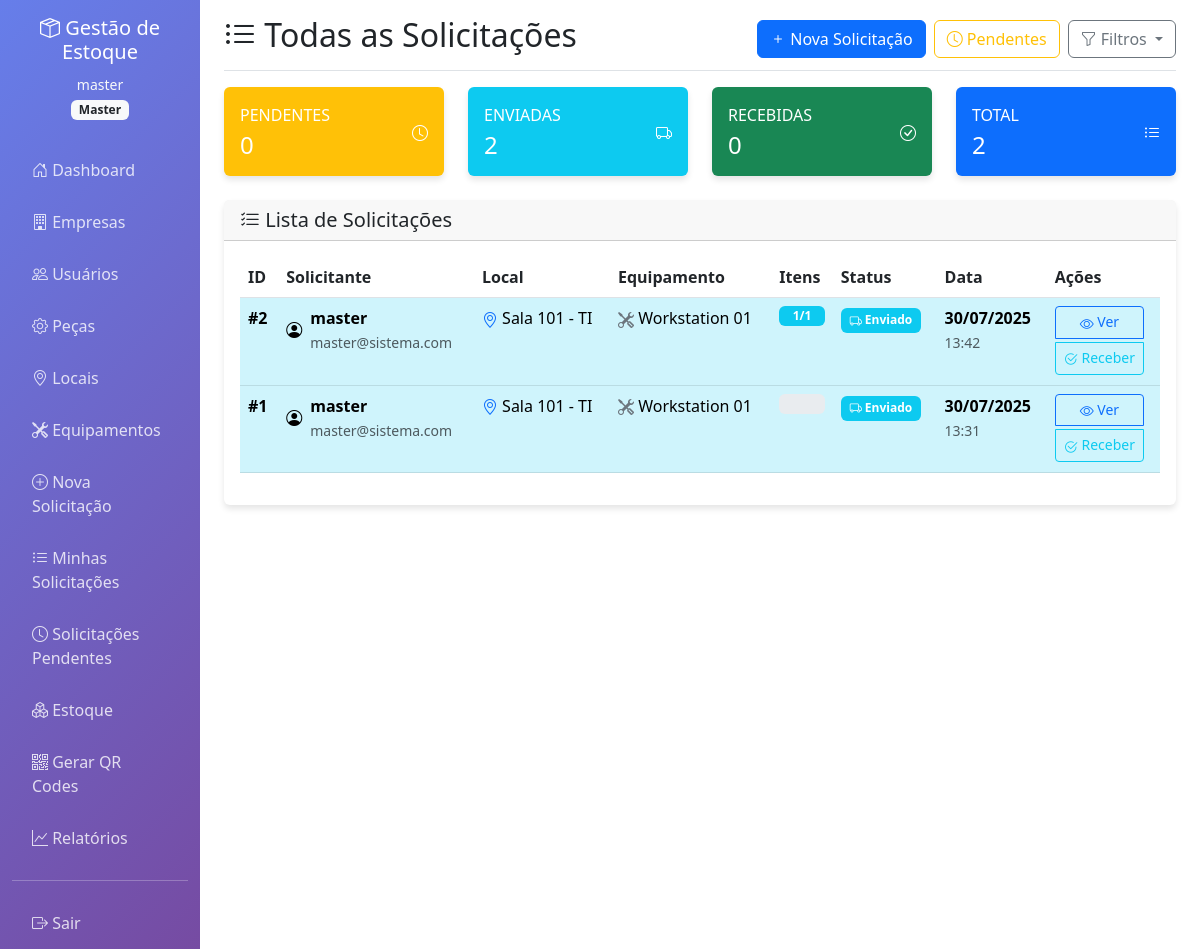
The app's page /requests/mine (signed in), older data.
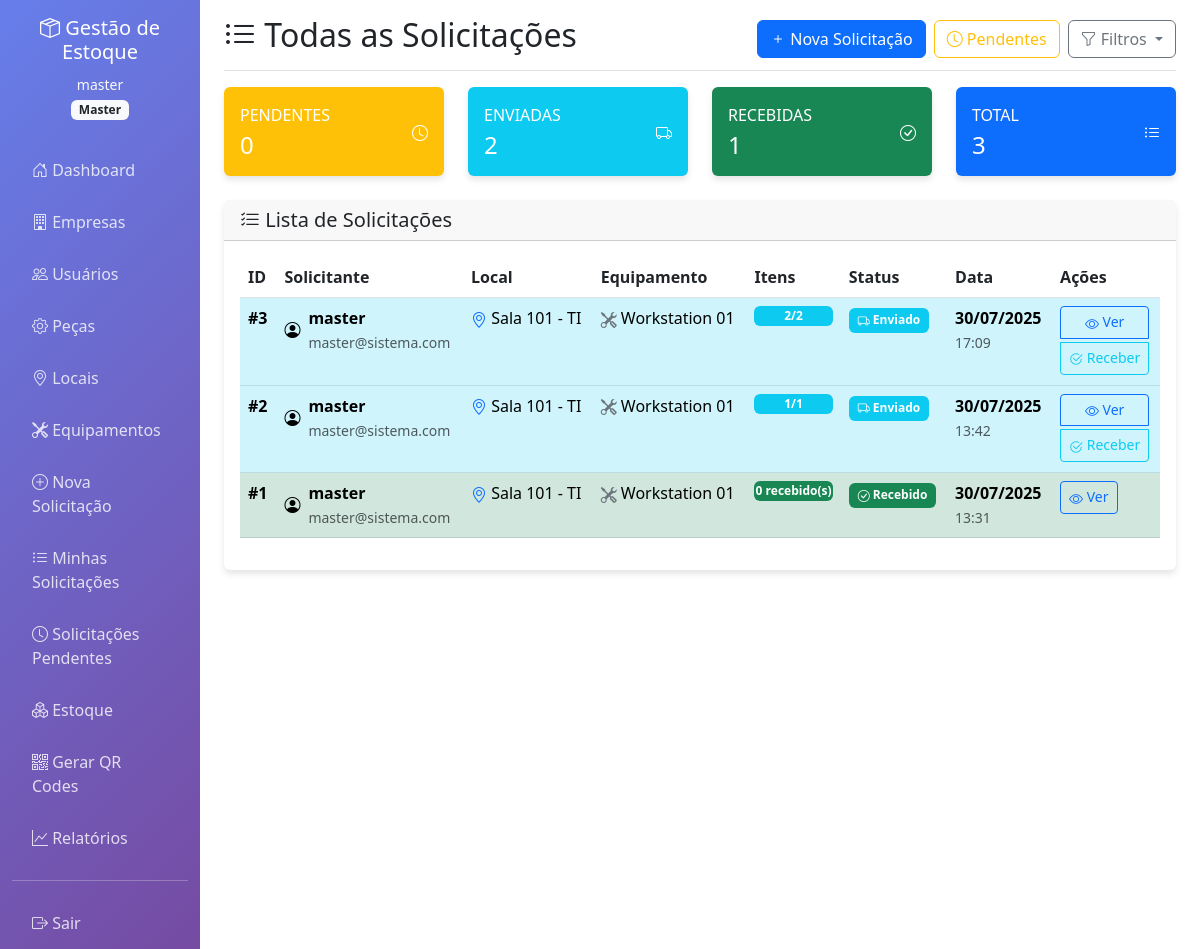
The same page, newer data.
### app.py (models this page shows)
class Request(db.Model):
    id = db.Column(db.Integer, primary_key=True)
    requester_id = db.Column(db.Integer, db.ForeignKey('user.id'), nullable=False)
    company_id = db.Column(db.Integer, db.ForeignKey('company.id'), nullable=False)
    location_id = db.Column(db.Integer, db.ForeignKey('location.id'), nullable=False)
    equipment_id = db.Column(db.Integer, db.ForeignKey('equipment.id'), nullable=True)
    status = db.Column(db.String(20), default='pendente')  # pendente, enviado, recebido, cancelado
    notes = db.Column(db.Text)
    created_at = db.Column(db.DateTime, default=datetime.utcnow)
    requester = db.relationship('User', backref='requests')
    company = db.relationship('Company', backref='requests')
    location = db.relationship('Location', backref='requests')
    equipment = db.relationship('Equipment', backref='equipment_requests')

class User(UserMixin, db.Model):
    id = db.Column(db.Integer, primary_key=True)
    username = db.Column(db.String(80), unique=True, nullable=False)
    email = db.Column(db.String(120), unique=True, nullable=False)
    password_hash = db.Column(db.String(255), nullable=False)
    role = db.Column(db.String(20), nullable=False)  # master, admin, solicitante, receptor
    company_id = db.Column(db.Integer, db.ForeignKey('company.id'), nullable=True)
    is_active = db.Column(db.Boolean, default=True)
    created_at = db.Column(db.DateTime, default=datetime.utcnow)
    company = db.relationship('Company', backref='users')

class Location(db.Model):
    id = db.Column(db.Integer, primary_key=True)
    name = db.Column(db.String(100), nullable=False)
    description = db.Column(db.Text)
    company_id = db.Column(db.Integer, db.ForeignKey('company.id'), nullable=False)
    is_active = db.Column(db.Boolean, default=True)
    company = db.relationship('Company', backref='locations')

class Equipment(db.Model):
    id = db.Column(db.Integer, primary_key=True)
    name = db.Column(db.String(100), nullable=False)
    model = db.Column(db.String(100))
    serial_number = db.Column(db.String(100))
    location_id = db.Column(db.Integer, db.ForeignKey('location.id'), nullable=False)
    company_id = db.Column(db.Integer, db.ForeignKey('company.id'), nullable=False)
    is_active = db.Column(db.Boolean, default=True)
    location = db.relationship('Location', backref='equipments')
    company = db.relationship('Company', backref='equipments')

### app.py (the view)
@app.route('/requests/mine')
@login_required
def my_requests():
    if current_user.role == 'master':
        requests = Request.query.order_by(Request.created_at.desc()).all()
    elif current_user.role == 'admin':
        requests = Request.query.filter_by(company_id=current_user.company_id).order_by(Request.created_at.desc()).all()
    else:
        requests = Request.query.filter_by(requester_id=current_user.id).order_by(Request.created_at.desc()).all()
    return render_template('my_requests.html', requests=requests)

### app.py (called while the page is built)
@app.context_processor
def inject_now():
    return {'now': datetime.utcnow()}

@login_manager.user_loader
def load_user(user_id):
    return User.query.get(int(user_id))

### templates/my_requests.html (shortened to what the changed rows need)
{% extends "base.html" %}
{% block content %}
<div class="d-flex justify-content-between flex-wrap flex-md-nowrap align-items-center pt-3 pb-2 mb-3 border-bottom">
    <h1 class="h2">
        {% if current_user.role == 'master' %}
        <i class="bi bi-list-ul"></i> Todas as Solicitações
        {% elif current_user.role == 'admin' %}
        <i class="bi bi-building"></i> Solicitações da Empresa
        {% else %}
        <i class="bi bi-person"></i> Minhas Solicitações
        {% endif %}
    </h1>
</div>
<div class="row mb-4">
    {% set pending_count = requests|selectattr('status', 'equalto', 'pendente')|list|length %}
    {% set sent_count = requests|selectattr('status', 'equalto', 'enviado')|list|length %}
    {% set received_count = requests|selectattr('status', 'equalto', 'recebido')|list|length %}
    <div class="col-md-3">
        <div class="card bg-success text-white">
            <div class="card-body">
                <div class="row no-gutters align-items-center">
                    <div class="col mr-2">
                        <div class="text-xs font-weight-bold text-uppercase mb-1">
                            Recebidas
                        </div>
                        <div class="h4 mb-0 font-weight-bold">
                            {{ received_count }}
                        </div>
                    </div>
                </div>
            </div>
        </div>
    </div>
    <div class="col-md-3">
        <div class="card bg-primary text-white">
            <div class="card-body">
                <div class="row no-gutters align-items-center">
                    <div class="col mr-2">
                        <div class="text-xs font-weight-bold text-uppercase mb-1">
                            Total
                        </div>
                        <div class="h4 mb-0 font-weight-bold">
                            {{ requests|length }}
                        </div>
                    </div>
                </div>
            </div>
        </div>
    </div>
</div>
<div class="card">
    <div class="card-body">
        {% if requests %}
        <div class="table-responsive">
            <table class="table table-hover">
                <thead>
                    <tr>
                        <th>ID</th>
                        <th>Solicitante</th>
                        <th>Local</th>
                        <th>Equipamento</th>
                        <th>Itens</th>
                        <th>Status</th>
                        <th>Data</th>
                        <th>Ações</th>
                    </tr>
                </thead>
                <tbody>
                    {% for request in requests %}
                    <tr class="{% if request.status == 'pendente' %}table-warning{% elif request.status == 'enviado' %}table-info{% elif request.status == 'recebido' %}table-success{% endif %}">
                        <td>
                            <strong>#{{ request.id }}</strong>
                        </td>
                        <td>
                            <div class="d-flex align-items-center">
                                <i class="bi bi-person-circle me-2"></i>
                                <div>
                                    <strong>{{ request.requester.username }}</strong>
                                    {% if current_user.role in ['master', 'admin'] %}
                                    <br><small class="text-muted">{{ request.requester.email }}</small>
                                    {% endif %}
                                </div>
                            </div>
                        </td>
                        <td>
                            <i class="bi bi-geo-alt text-primary"></i>
                            {{ request.location.name }}
                        </td>
                        <td>
                            {% if request.equipment %}
                            <i class="bi bi-tools text-secondary"></i>
                            {{ request.equipment.name }}
                            {% else %}
                            <span class="text-muted">-</span>
                            {% endif %}
                        </td>
                        <td>
                            {% set total_items = request.items|sum(attribute='quantity_requested') %}
                            {% set total_sent = request.items|sum(attribute='quantity_sent') %}
                            {% set total_received = request.items|sum(attribute='quantity_received') %}
                            <div class="progress" style="height: 20px;">
                                {% if request.status == 'pendente' %}
                                <div class="progress-bar bg-warning" style="width: 100%">
                                    {{ total_items }} item(s)
                                </div>
                                {% elif request.status == 'enviado' %}
                                <div class="progress-bar bg-info" style="width: {{ (total_sent / total_items * 100) if total_items > 0 else 0 }}%">
                                    {{ total_sent }}/{{ total_items }}
                                </div>
                                {% else %}
                                <div class="progress-bar bg-success" style="width: 100%">
                                    {{ total_received }} recebido(s)
                                </div>
                                {% endif %}
                            </div>
                        </td>
                        <td>
                            <span class="badge badge-status
                                {% if request.status == 'pendente' %}bg-warning
                                {% elif request.status == 'enviado' %}bg-info
                                {% elif request.status == 'recebido' %}bg-success
                                {% else %}bg-secondary
                                {% endif %}">
                                {% if request.status == 'pendente' %}
                                <i class="bi bi-clock"></i> Pendente
                                {% elif request.status == 'enviado' %}
                                <i class="bi bi-truck"></i> Enviado
                                {% elif request.status == 'recebido' %}
                                <i class="bi bi-check-circle"></i> Recebido
                                {% else %}
                                {{ request.status|title }}
                                {% endif %}
                            </span>
                        </td>
                        <td>
                            <div>
                                <strong>{{ request.created_at.strftime('%d/%m/%Y') }}</strong>
                                <br><small class="text-muted">{{ request.created_at.strftime('%H:%M') }}</small>
                            </div>
                        </td>
                        <td>
                            <div class="btn-group-vertical">
                                <a href="{{ url_for('view_request', id=request.id) }}"
                                   class="btn btn-sm btn-outline-primary mb-1"
                                   title="Ver detalhes">
                                    <i class="bi bi-eye"></i> Ver
                                </a>
                                {% if request.status == 'enviado' and (current_user.role in ['admin', 'receptor'] or request.requester_id == current_user.id) %}
                                <button class="btn btn-sm btn-outline-info"
                                        onclick="markAsReceived({{ request.id }})"
                                        title="Marcar como recebido">
                                    <i class="bi bi-check2-circle"></i> Receber
                                </button>
                                {% endif %}
                            </div>
                        </td>
                    </tr>
                    {% endfor %}
                </tbody>
            </table>
        </div>
        {% endif %}
    </div>
</div>
{% endblock %}

Row changes from the older to the newer data that the page shows:
added Request: id "3", requester.username "master", requester.email "master@sistema.com", location.name "Sala 101 - TI", equipment.name "Workstation 01", {{ (total_sent / total_items * 100) if total_items > 0 else 0 }} 100.0 (drawn), total_sent "2", total_items "2", status "enviado" (drawn), created_at "30/07/2025", created_at "17:09"
changed Request id 1: total_received (not shown) → "0"; status "Enviado Receber" → "recebido(s) Recebido"
Text that changed along with them:
{{ received_count }}: "0" → "1"
{{ requests|length }}: "2" → "3"
